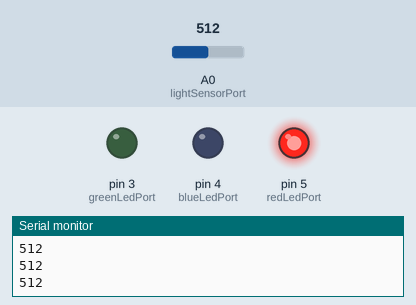
Simulated run of this sketch. Board: Arduino Uno, built with avr-gcc and run on an emulated ATmega328P. On the bench: output pins drawn as LEDs (lit = HIGH), the last lines printed to the serial monitor. The inputs (shaded band) are chosen by the test bench; at power-on: A0 (lightSensorPort) = 512.

Above: at 1.2 s.
1.3 s: A0 (lightSensorPort) set to 982
2.8 s: A0 (lightSensorPort) set to 1011
At 3.5 s:
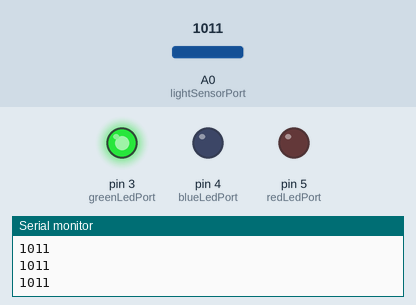
4.3 s: A0 (lightSensorPort) set to 990
At 5.2 s:
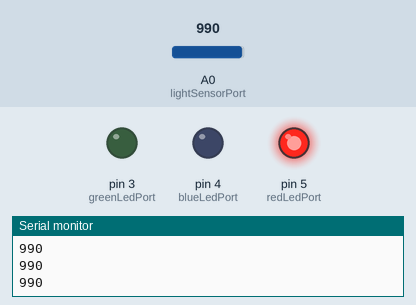
5.8 s: A0 (lightSensorPort) set to 1010
At 6.7 s:
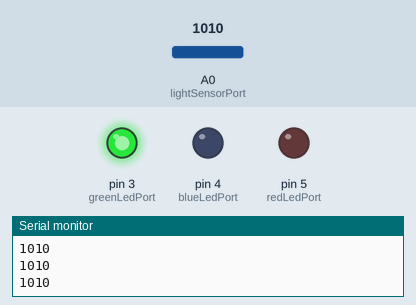
Timing chart, 0 to 8.3 s (numbered marks = the images above; inputs shaded):
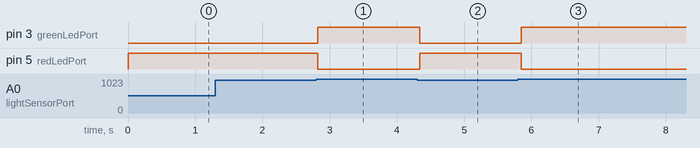

Measured:
- the behaviour switches between 999 and 1000 on A0 (lightSensorPort) (found by bisection; images 0 and 1)
- after the input at 2.8 s, pin 3 (greenLedPort): LOW → HIGH at once; pin 5 (redLedPort): HIGH → LOW at once
- after the input at 4.3 s, pin 3 (greenLedPort): HIGH → LOW at once; pin 5 (redLedPort): LOW → HIGH at once
- after the input at 5.8 s, pin 3 (greenLedPort): LOW → HIGH after 0.05 s; pin 5 (redLedPort): HIGH → LOW after 0.05 s

The sketch:

PlantSense_Arduino.ino
```cpp
const int lightSensorPort = A0;
const int tempSensorPort = A1;
const int greenLedPort = 3;
const int blueLedPort = 4;
const int redLedPort = 5;

void setup() {
  Serial.begin(115200);
  pinMode(greenLedPort, OUTPUT);
  pinMode(blueLedPort, OUTPUT);
  pinMode(redLedPort, OUTPUT);
  pinMode(lightSensorPort, INPUT);
  pinMode(tempSensorPort, INPUT);
}

void loop() {
  int greenLed = 0;
  int blueLed = 0;
  int redLed = 0;
  if(analogRead(lightSensorPort) < 1000){
    redLed = 1;
  }
  else {
    greenLed = 1;
  }

  digitalWrite(greenLedPort, greenLed);
  digitalWrite(blueLedPort, blueLed);
  digitalWrite(redLedPort, redLed);

  //Serial.print("light sensor: ");
  Serial.println(analogRead(lightSensorPort));
  //Serial.println("Temp sensor: ");
  //Serial.println(digitalRead(tempSensorPort));

  delay(50);
}
```
